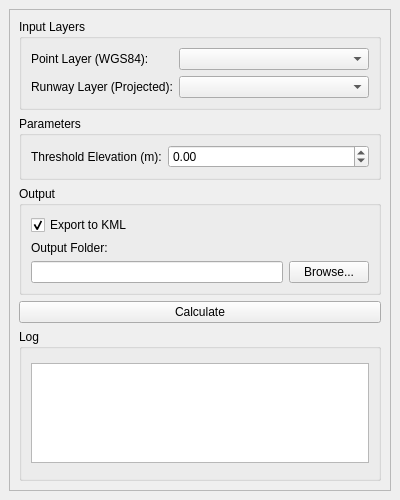
<?xml version="1.0" encoding="UTF-8"?>
<ui version="4.0">
 <class>QPANSOPYILSDockWidget</class>
 <widget class="QDockWidget" name="QPANSOPYILSDockWidget">
  <property name="geometry">
   <rect>
    <x>0</x>
    <y>0</y>
    <width>400</width>
    <height>500</height>
   </rect>
  </property>
  <property name="minimumSize">
   <size>
    <width>300</width>
    <height>300</height>
   </size>
  </property>
  <property name="maximumSize">
   <size>
    <width>16777215</width>
    <height>600</height>
   </size>
  </property>
  <property name="windowTitle">
   <string>QPANSOPY ILS</string>
  </property>
  <widget class="QWidget" name="dockWidgetContents">
   <layout class="QVBoxLayout" name="verticalLayout">
    <item>
     <widget class="QScrollArea" name="scrollArea">
      <property name="widgetResizable">
       <bool>true</bool>
      </property>
      <widget class="QWidget" name="scrollAreaWidgetContents">
       <property name="geometry">
        <rect>
         <x>0</x>
         <y>0</y>
         <width>380</width>
         <height>450</height>
        </rect>
       </property>
       <layout class="QVBoxLayout" name="verticalLayout_2">
        <item>
         <widget class="QGroupBox" name="groupBox_2">
          <property name="title">
           <string>Input Layers</string>
          </property>
          <layout class="QFormLayout" name="formLayout">
           <item row="0" column="0">
            <widget class="QLabel" name="label">
             <property name="text">
              <string>Point Layer (WGS84):</string>
             </property>
            </widget>
           </item>
           <item row="0" column="1">
            <widget class="QgsMapLayerComboBox" name="pointLayerComboBox"/>
           </item>
           <item row="1" column="0">
            <widget class="QLabel" name="label_2">
             <property name="text">
              <string>Runway Layer (Projected):</string>
             </property>
            </widget>
           </item>
           <item row="1" column="1">
            <widget class="QgsMapLayerComboBox" name="runwayLayerComboBox"/>
           </item>
          </layout>
         </widget>
        </item>
        <item>
         <widget class="QGroupBox" name="groupBox_3">
          <property name="title">
           <string>Parameters</string>
          </property>
          <layout class="QFormLayout" name="formLayout_2">
           <item row="0" column="0">
            <widget class="QLabel" name="label_4">
             <property name="text">
              <string>Threshold Elevation (m):</string>
             </property>
            </widget>
           </item>
           <item row="0" column="1">
            <widget class="QDoubleSpinBox" name="thrElevSpinBox">
             <property name="minimum">
              <double>-100.000000000000000</double>
             </property>
             <property name="maximum">
              <double>5000.000000000000000</double>
             </property>
             <property name="value">
              <double>0.000000000000000</double>
             </property>
            </widget>
           </item>
          </layout>
         </widget>
        </item>
        <item>
         <widget class="QGroupBox" name="groupBox_4">
          <property name="title">
           <string>Output</string>
          </property>
          <layout class="QVBoxLayout" name="verticalLayout_4">
           <item>
            <widget class="QCheckBox" name="exportKmlCheckBox">
             <property name="text">
              <string>Export to KML</string>
             </property>
             <property name="checked">
              <bool>true</bool>
             </property>
            </widget>
           </item>
           <item>
            <layout class="QHBoxLayout" name="horizontalLayout">
             <item>
              <widget class="QLabel" name="label_5">
               <property name="text">
                <string>Output Folder:</string>
               </property>
              </widget>
             </item>
            </layout>
           </item>
           <item>
            <layout class="QHBoxLayout" name="horizontalLayout_2">
             <item>
              <widget class="QLineEdit" name="outputFolderLineEdit"/>
             </item>
             <item>
              <widget class="QPushButton" name="browseButton">
               <property name="text">
                <string>Browse...</string>
               </property>
              </widget>
             </item>
            </layout>
           </item>
          </layout>
         </widget>
        </item>
        <item>
         <widget class="QPushButton" name="calculateButton">
          <property name="text">
           <string>Calculate</string>
          </property>
         </widget>
        </item>
        <item>
         <widget class="QGroupBox" name="groupBox_5">
          <property name="title">
           <string>Log</string>
          </property>
          <layout class="QVBoxLayout" name="verticalLayout_5">
           <item>
            <widget class="QTextEdit" name="logTextEdit">
             <property name="maximumSize">
              <size>
               <width>16777215</width>
               <height>100</height>
              </size>
             </property>
             <property name="readOnly">
              <bool>true</bool>
             </property>
            </widget>
           </item>
          </layout>
         </widget>
        </item>
       </layout>
      </widget>
     </widget>
    </item>
   </layout>
  </widget>
 </widget>
 <customwidgets>
  <customwidget>
   <class>QgsMapLayerComboBox</class>
   <extends>QComboBox</extends>
   <header>qgsmaplayercombobox.h</header>
  </customwidget>
 </customwidgets>
 <resources/>
 <connections/>
</ui>
